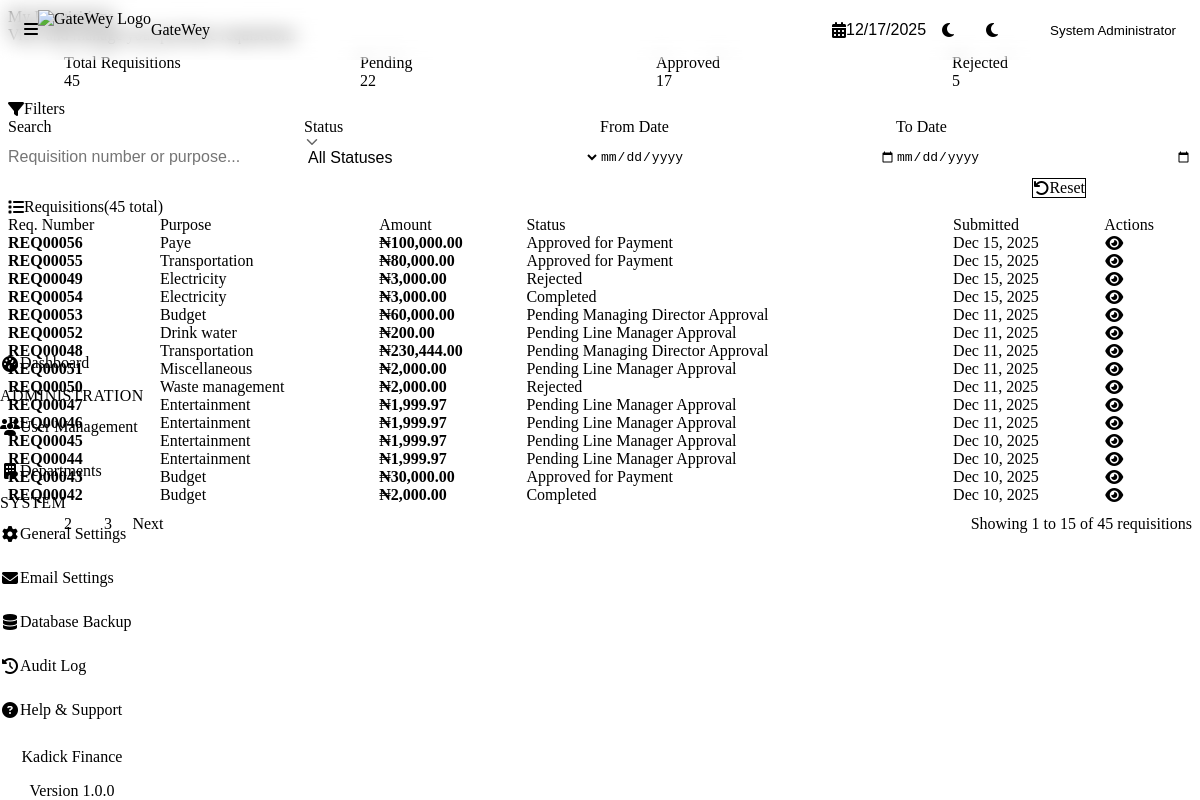
Page /requisitions/list.php (signed in) on the committed database.
### tables this page shows
CREATE TABLE `requisitions` (
  `id` int NOT NULL,
  `requisition_number` varchar(50) NOT NULL,
  `user_id` int NOT NULL,
  `department_id` int NOT NULL,
  `purpose` text NOT NULL,
  `description` text COMMENT 'Additional information or notes about the requisition',
  `total_amount` decimal(15,2) NOT NULL,
  `category_id` int DEFAULT NULL,
  `status` enum('draft','pending_line_manager','pending_md','pending_finance_manager','approved_for_payment','paid','completed','rejected','cancelled') NOT NULL DEFAULT 'draft',
  `current_approver_id` int DEFAULT NULL,
  `rejection_reason` text,
  `rejected_by_id` int DEFAULT NULL,
  `rejected_at` timestamp NULL DEFAULT NULL,
  `payment_date` timestamp NULL DEFAULT NULL,
  `payment_method` varchar(50) DEFAULT NULL,
  `payment_reference` varchar(100) DEFAULT NULL,
  `payment_notes` text,
  `receipt_uploaded` tinyint(1) DEFAULT '0',
  `receipt_uploaded_at` timestamp NULL DEFAULT NULL,
  `is_draft` tinyint(1) DEFAULT '0',
  `created_at` timestamp NOT NULL DEFAULT CURRENT_TIMESTAMP,
  `updated_at` timestamp NOT NULL DEFAULT CURRENT_TIMESTAMP ON UPDATE CURRENT_TIMESTAMP,
  `submitted_at` timestamp NULL DEFAULT NULL,
  `paid_by` int DEFAULT NULL,
  `receipt_file_path` varchar(500) DEFAULT NULL,
  `receipt_file_name` varchar(255) DEFAULT NULL,
  `receipt_notes` text
);

### requisitions/list.php (the view, shortened to what the rows shown need)
<?php
require_once __DIR__ . '/../config/config.php';
$requisition = new Requisition();
$filters = [
    'status' => $_GET['status'] ?? '',
    'date_from' => $_GET['date_from'] ?? '',
    'date_to' => $_GET['date_to'] ?? '',
    'search' => $_GET['search'] ?? ''
];
$page = isset($_GET['page']) && is_numeric($_GET['page']) ? (int)$_GET['page'] : 1;
$perPage = 15;
$result = $requisition->getForUser($filters, $page, $perPage);
$requisitions = $result['requisitions'] ?? [];
?>
<?php include __DIR__ . '/../includes/header.php'; ?>
<div class="content-header">
    <div class="d-flex justify-content-between align-items-start">
        <div>
            <h1 class="content-title">My Requisitions</h1>
        </div>
    </div>
</div>
<div class="card">
    <div class="card-body">
        <?php if (empty($requisitions)): ?>
            <div class="empty-state">
                <div class="empty-state-icon">
                    <i class="fas fa-inbox"></i>
                </div>
                <p class="empty-state-text">No requisitions found</p>
                <?php if (can_user_raise_requisition()): ?>
                    <a href="create.php" class="btn btn-primary mt-3">
                        <i class="fas fa-plus"></i>
                        <span>Create Your First Requisition</span>
                    </a>
                <?php endif; ?>
            </div>
        <?php else: ?>
            <div class="table-responsive">
                <table class="table">
                    <thead>
                        <tr>
                            <th>Req. Number</th>
                            <th>Purpose</th>
                            <th>Amount</th>
                            <th>Status</th>
                            <th>Submitted</th>
                            <th>Actions</th>
                        </tr>
                    </thead>
                    <tbody>
                        <?php
                        usort($requisitions, function ($a, $b) {
                            $timeA = $a['submitted_at'] ? strtotime($a['submitted_at']) : ($a['created_at'] ? strtotime($a['created_at']) : 0);
                            $timeB = $b['submitted_at'] ? strtotime($b['submitted_at']) : ($b['created_at'] ? strtotime($b['created_at']) : 0);
                            return $timeB - $timeA;
                        });
                        ?>
                        <?php foreach ($requisitions as $req): ?>
                            <tr>
                                <td>
                                    <strong><?php echo htmlspecialchars($req['requisition_number']); ?></strong>
                                </td>
                                <td>
                                    <?php
                                    $purpose = htmlspecialchars($req['purpose']);
                                    echo strlen($purpose) > 50 ? substr($purpose, 0, 50) . '...' : $purpose;
                                    ?>
                                </td>
                                <td>
                                    <strong>₦<?php echo number_format((float)$req['total_amount'], 2); ?></strong>
                                </td>
                                <td>
                                    <?php echo get_status_badge($req['status']); ?>
                                </td>
                                <td>
                                    <?php
                                    if ($req['submitted_at']) {
                                        echo format_date($req['submitted_at'], 'M d, Y');
                                    } else {
                                        echo '<span class="text-muted">Not submitted</span>';
                                    }
                                    ?>
                                </td>
                                <td>
                                    <div class="btn-group">
                                        <a href="view.php?id=<?php echo $req['id']; ?>" class="btn btn-sm btn-ghost" title="View">
                                            <i class="fas fa-eye"></i>
                                        </a>
                                        <?php if ($req['is_draft'] || $req['status'] == STATUS_REJECTED): ?>
                                            <a href="edit.php?id=<?php echo $req['id']; ?>" class="btn btn-sm btn-primary" title="Edit">
                                                <i class="fas fa-edit"></i>
                                            </a>
                                        <?php endif; ?>
                                    </div>
                                </td>
                            </tr>
                        <?php endforeach; ?>
                    </tbody>
                </table>
            </div>
        <?php endif; ?>
    </div>
</div>
<?php include __DIR__ . '/../includes/footer.php'; ?>

### config/constants.php (shortened to what the rows shown need)
<?php
function get_status_name($status) {
    $statuses = STATUS_NAMES;
    return $statuses[$status] ?? ucfirst(str_replace('_', ' ', $status));
}
function get_status_color($status) {
    $colors = STATUS_COLORS;
    return $colors[$status] ?? 'secondary';
}
function format_date($date, $format = DISPLAY_DATE_FORMAT) {
    try {
        $dateTime = new DateTime($date);
        return $dateTime->format($format);
    } catch (Exception $e) {
        return 'Invalid Date';
    }
}
function get_status_badge($status) {
    $name = get_status_name($status);
    $color = get_status_color($status);
    return '<span class="badge badge-' . $color . '">' . htmlspecialchars($name) . '</span>';
}

### rows in the picture
requisitions: requisition_number "REQ00056", purpose "Paye", total_amount "100,000.00", status "Approved for Payment", submitted_at "Dec 15, 2025"
requisitions: requisition_number "REQ00055", purpose "Transportation", total_amount "80,000.00", status "Approved for Payment", submitted_at "Dec 15, 2025"
requisitions: requisition_number "REQ00049", purpose "Electricity", total_amount "3,000.00", status "Rejected", submitted_at "Dec 15, 2025"
requisitions: requisition_number "REQ00054", purpose "Electricity", total_amount "3,000.00", status "Completed", submitted_at "Dec 15, 2025"
requisitions: requisition_number "REQ00053", purpose "Budget", total_amount "60,000.00", status "Pending Managing Director Approval", submitted_at "Dec 11, 2025"
requisitions: requisition_number "REQ00052", purpose "Drink water", total_amount "200.00", status "Pending Line Manager Approval", submitted_at "Dec 11, 2025"
requisitions: requisition_number "REQ00048", purpose "Transportation", total_amount "230,444.00", status "Pending Managing Director Approval", submitted_at "Dec 11, 2025"
requisitions: requisition_number "REQ00051", purpose "Miscellaneous", total_amount "2,000.00", status "Pending Line Manager Approval", submitted_at "Dec 11, 2025"
requisitions: requisition_number "REQ00050", purpose "Waste management", total_amount "2,000.00", status "Rejected", submitted_at "Dec 11, 2025"
requisitions: requisition_number "REQ00047", purpose "Entertainment", total_amount "1,999.97", status "Pending Line Manager Approval", submitted_at "Dec 11, 2025"
requisitions: requisition_number "REQ00046", purpose "Entertainment", total_amount "1,999.97", status "Pending Line Manager Approval", submitted_at "Dec 11, 2025"
requisitions: requisition_number "REQ00045", purpose "Entertainment", total_amount "1,999.97", status "Pending Line Manager Approval", submitted_at "Dec 10, 2025"
requisitions: requisition_number "REQ00044", purpose "Entertainment", total_amount "1,999.97", status "Pending Line Manager Approval", submitted_at "Dec 10, 2025"
requisitions: requisition_number "REQ00043", purpose "Budget", total_amount "30,000.00", status "Approved for Payment", submitted_at "Dec 10, 2025"
requisitions: requisition_number "REQ00042", purpose "Budget", total_amount "2,000.00", status "Completed", submitted_at "Dec 10, 2025"

### other values in the picture
$userName "System Administrator"
APP_NAME "Kadick Finance"
$stats['total'] "45"
$stats['pending'] "22"
$stats['approved'] "17"
$stats['rejected'] "5"
$pagination['total_records'] "45"
